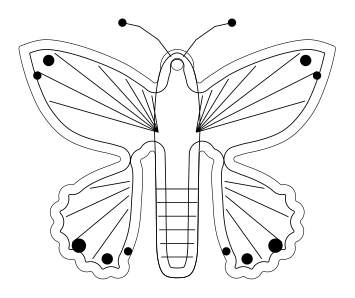

Write the Python code that produced this figure.
#!/usr/bin/env python3
"""
Parametric board outline and silkscreen artwork for the Twinkling Butterfly.

The silhouette is three Catmull-Rom splines -- forewing, hindwing, body --
unioned and mirrored about x = 0, with scallops added along the hindwing's
outer margin and the whole thing filleted so a router can follow it.

The wings and body are separated by SILKSCREEN, not by cut-outs: veins, a
marginal band and the body outline.  A 3 mm slot between body and wing kept
closing under the fillet and would have blocked every trace heading out to the
hindwing pixels, so the copper stays one solid piece and the butterfly is drawn
on top of it.

Outputs, written next to this script:
    butterfly_outline.svg        1:1 drawing including the silkscreen art
    butterfly_outline.dxf        KiCad: File > Import > Graphics... (R12, mm)
    butterfly_edge_cuts.txt      gr_line/gr_circle s-expressions for a .kicad_pcb
    butterfly_placement.json     metrics, fit checks, suggested part centres
    butterfly_preview.png        annotated preview

Board coordinates: (0,0) at the centre of the thorax, +X right, +Y up.  The
KiCad exporters flip Y and offset to the page origin.
"""
import json, math
from shapely.geometry import Polygon, Point, LineString
from shapely.ops import unary_union
from shapely import affinity

# ------------------------------------------------------------- silhouette
FOREWING = [(4.0, 18.0), (11.0, 25.5), (23.0, 31.0), (34.0, 33.5), (41.0, 32.0),
            (41.8, 30.6), (39.5, 22.0), (35.5, 13.5), (29.0, 7.0), (19.0, 3.6), (8.0, 2.8)]
HINDWING = [(10.0, 1.5), (18.5, 0.0), (27.0, -4.5), (32.0, -12.0), (30.5, -21.0),
            (23.0, -27.0), (15.5, -28.0), (11.0, -20.0), (9.5, -10.0)]
BODY = [(0, 30.0), (3.4, 27.5), (5.2, 22.0), (6.0, 13.0), (5.8, 3.0), (5.6, -7.0),
        (5.5, -16.0), (5.2, -24.0), (3.6, -28.5), (0, -29.5),
        (-3.6, -28.5), (-5.2, -24.0), (-5.5, -16.0), (-5.6, -7.0), (-5.8, 3.0),
        (-6.0, 13.0), (-5.2, 22.0), (-3.4, 27.5)]
HEAD = dict(x=0.0, y=26.5, r=4.4)

SCALLOP_CENTRE = (17.5, -13.5)   # scallops are placed around this point
SCALLOP_R = 3.0
SCALLOP_N = 6
SCALLOP_ARC = (-100, 28)         # degrees, outer margin only
FILLET = 0.8                     # rounds every join; also the min concave radius
SEG_LEN = 0.40                   # max exported straight segment
HANG_HOLE = dict(x=0.0, y=27.0, d=3.2)

# ------------------------------------------------------- silkscreen artwork
SILK_W = 0.22
MARGIN_BAND = 2.6                # inner line, offset in from the board edge
FOREWING_ROOT = (5.0, 9.0)
HINDWING_ROOT = (7.0, -3.0)
FOREWING_VEINS = 7
HINDWING_VEINS = 6
VEIN_STOP = 3.4                  # veins stop this far short of the board edge
ABDOMEN_SEGMENTS = 6
ANTENNA = [(1.6, 29.0), (5.0, 33.5), (10.0, 37.0), (14.5, 38.0)]
ANTENNA_CLUB = 1.1
SPOTS = [  # (x, y, r) on the right half, mirrored
    (34.0, 28.0, 1.5), (37.0, 24.0, 1.1),
    (26.0, -21.0, 1.9), (18.5, -24.5, 1.5), (13.0, -22.5, 1.1),
]

PLACEMENT = [
    dict(ref="BT1a", what="LIR2032 holder (back)", x=-22.0, y=17.0, r=11.0),
    dict(ref="BT1b", what="LIR2032 holder (back)", x=22.0, y=17.0, r=11.0),
    dict(ref="U1",   what="ESP32-C3FH4 (back)",    x=0.0,  y=10.0, r=5.0),
    dict(ref="U5",   what="FT231XS (back)",        x=0.0,  y=0.0,  r=4.5),
    dict(ref="J1",   what="USB-C, overhangs edge", x=0.0,  y=-24.0, r=4.8),
    dict(ref="SW1",  what="slide switch (SMD)",    x=-21.0, y=-14.0, r=4.5),
    dict(ref="C26",  what="470 uF bulk, next to D4", x=21.0, y=-14.0, r=4.5),
    dict(ref="D1",   what="WS2812B",  x=-14.0, y=22.0, r=3.2),
    dict(ref="D2",   what="WS2812B",  x=-30.0, y=20.0, r=3.2),
    dict(ref="D3",   what="WS2812B",  x=-28.0, y=-20.0, r=3.2),
    dict(ref="D4",   what="WS2812B",  x=28.0, y=-20.0, r=3.2),
    dict(ref="D5",   what="WS2812B",  x=30.0, y=20.0, r=3.2),
    dict(ref="D6",   what="WS2812B",  x=14.0, y=22.0, r=3.2),
    dict(ref="D7",   what="charge LED", x=0.0, y=-16.0, r=2.2),
]


def catmull(points, n=30):
    P = [points[-1]] + list(points) + [points[0], points[1]]
    out = []
    for i in range(len(P) - 3):
        p0, p1, p2, p3 = P[i:i + 4]
        for j in range(n):
            t = j / n; t2 = t * t; t3 = t2 * t
            out.append((
                0.5 * (2*p1[0] + (-p0[0]+p2[0])*t + (2*p0[0]-5*p1[0]+4*p2[0]-p3[0])*t2
                       + (-p0[0]+3*p1[0]-3*p2[0]+p3[0])*t3),
                0.5 * (2*p1[1] + (-p0[1]+p2[1])*t + (2*p0[1]-5*p1[1]+4*p2[1]-p3[1])*t2
                       + (-p0[1]+3*p1[1]-3*p2[1]+p3[1])*t3)))
    return out


def build():
    fore = Polygon(catmull(FOREWING)).buffer(0)
    hind = Polygon(catmull(HINDWING, 40)).buffer(0)
    body = Polygon(catmull(BODY)).buffer(0)

    cx, cy = SCALLOP_CENTRE
    margin = [(x, y) for x, y in hind.exterior.coords
              if SCALLOP_ARC[0] <= math.degrees(math.atan2(y - cy, x - cx)) <= SCALLOP_ARC[1]
              and x >= cx - 3.0]
    if margin:
        step = max(1, len(margin) // SCALLOP_N)
        for i in range(0, len(margin), step):
            x, y = margin[i]
            v = math.hypot(x - cx, y - cy) or 1.0
            hind = unary_union([hind, Point(x - (x - cx) / v * 1.4,
                                            y - (y - cy) / v * 1.4
                                            ).buffer(SCALLOP_R, quad_segs=40)])

    right = unary_union([fore, hind])
    shape = unary_union([right, affinity.scale(right, xfact=-1, origin=(0, 0)), body,
                         Point(HEAD["x"], HEAD["y"]).buffer(HEAD["r"], quad_segs=64)])
    f = FILLET
    shape = (shape.buffer(f, quad_segs=96, join_style=1)
                  .buffer(-2 * f, quad_segs=96, join_style=1)
                  .buffer(f, quad_segs=96, join_style=1))
    if shape.geom_type == "MultiPolygon":
        shape = max(shape.geoms, key=lambda g: g.area)
    return Polygon(shape.exterior)


def resample(poly, seg_len=SEG_LEN):
    ring = list(poly.exterior.coords)
    out = []
    for (x0, y0), (x1, y1) in zip(ring, ring[1:]):
        n = max(1, math.ceil(math.hypot(x1 - x0, y1 - y0) / seg_len))
        out += [(x0 + (x1 - x0) * i / n, y0 + (y1 - y0) * i / n) for i in range(n)]
    out.append(out[0])
    return out


# --------------------------------------------------------------- silkscreen
def silk_polylines(poly):
    """Every silkscreen element, as a list of point lists (open polylines)."""
    out = []

    # marginal band: the board edge brought inward
    band = poly.buffer(-MARGIN_BAND, quad_segs=48)
    for g in (band.geoms if band.geom_type == "MultiPolygon" else [band]):
        if g.is_empty:
            continue
        out.append([(round(x, 3), round(y, 3)) for x, y in g.exterior.coords])

    # wing veins, fanned from each wing root out to just short of the edge
    # keep every piece: eroding past the wing-root pinch splits the board, and
    # discarding the small pieces is what loses the hindwing veins
    inner = poly.buffer(-VEIN_STOP, quad_segs=48)
    veins = []
    for root, count, a0, a1 in ((FOREWING_ROOT, FOREWING_VEINS, 16, 80),
                                (HINDWING_ROOT, HINDWING_VEINS, -84, -10)):
        for k in range(count):
            a = math.radians(a0 + (a1 - a0) * k / (count - 1))
            ray = LineString([root, (root[0] + math.cos(a) * 90, root[1] + math.sin(a) * 90)])
            hit = ray.intersection(inner)
            if hit.is_empty:
                continue
            segs = list(hit.geoms) if hit.geom_type == "MultiLineString" else [hit]
            # the piece that actually starts at the wing root, not one further out
            seg = min(segs, key=lambda g: Point(root).distance(g))
            pts = list(seg.coords)
            if len(pts) < 2 or seg.length < 6.0:
                continue
            veins.append(((pts[0][0], pts[0][1]), (pts[-1][0], pts[-1][1])))
    for (ax_, ay), (bx, by) in veins:
        out.append([(round(ax_, 3), round(ay, 3)), (round(bx, 3), round(by, 3))])
        out.append([(round(-ax_, 3), round(ay, 3)), (round(-bx, 3), round(by, 3))])

    # body: outline plus abdomen segments
    out.append([(round(x, 3), round(y, 3)) for x, y in Polygon(catmull(BODY)).exterior.coords])
    for i in range(ABDOMEN_SEGMENTS):
        y = -6.0 - i * 3.6
        hw = 5.6 - i * 0.28
        out.append([(-hw, y), (hw, y)])

    # antennae, clubbed at the tip
    out.append([(round(x, 3), round(y, 3)) for x, y in ANTENNA])
    out.append([(round(-x, 3), round(y, 3)) for x, y in ANTENNA])
    return out


def silk_circles():
    """(x, y, r) filled-looking spots, mirrored, plus the antenna clubs."""
    out = []
    for x, y, r in SPOTS:
        out += [(x, y, r), (-x, y, r)]
    out += [(ANTENNA[-1][0], ANTENNA[-1][1], ANTENNA_CLUB),
            (-ANTENNA[-1][0], ANTENNA[-1][1], ANTENNA_CLUB)]
    return out


# ---------------------------------------------------------------- exporters
def _line(x0, y0, x1, y1, layer, width, origin):
    ox, oy = origin
    return (f'\t(gr_line\n\t\t(start {ox+x0:.4f} {oy-y0:.4f})\n'
            f'\t\t(end {ox+x1:.4f} {oy-y1:.4f})\n'
            f'\t\t(stroke\n\t\t\t(width {width})\n\t\t\t(type default)\n\t\t)\n'
            f'\t\t(layer "{layer}")\n\t)')


def _circle(x, y, r, layer, width, origin, fill="none"):
    ox, oy = origin
    return (f'\t(gr_circle\n\t\t(center {ox+x:.4f} {oy-y:.4f})\n'
            f'\t\t(end {ox+x+r:.4f} {oy-y:.4f})\n'
            f'\t\t(stroke\n\t\t\t(width {width})\n\t\t\t(type default)\n\t\t)\n'
            f'\t\t(fill {fill})\n\t\t(layer "{layer}")\n\t)')


def edge_cuts(pts, origin=(148.5, 105.0), width=0.1):
    out = [_line(a[0], a[1], b[0], b[1], "Edge.Cuts", width, origin)
           for a, b in zip(pts, pts[1:])]
    out.append(_circle(HANG_HOLE["x"], HANG_HOLE["y"], HANG_HOLE["d"] / 2,
                       "Edge.Cuts", width, origin))
    return out


def silk(poly, origin=(148.5, 105.0)):
    out = []
    for pl in silk_polylines(poly):
        for a, b in zip(pl, pl[1:]):
            out.append(_line(a[0], a[1], b[0], b[1], "F.SilkS", SILK_W, origin))
    for x, y, r in silk_circles():
        out.append(_circle(x, y, r, "F.SilkS", SILK_W, origin, fill="solid"))
    return out


def write_svg(pts, poly, path, pad=5.0):
    xs = [p[0] for p in pts]; ys = [p[1] for p in pts]
    minx, maxx = min(xs + [-16]), max(xs + [16])
    miny, maxy = min(ys), max(ys + [39])
    w = maxx - minx + 2 * pad; h = maxy - miny + 2 * pad
    ox = -minx + pad; oy = maxy + pad
    parts = ['M ' + ' L '.join(f"{x+ox:.3f},{oy-y:.3f}" for x, y in pts) + ' Z']
    silkd = []
    for pl in silk_polylines(poly):
        silkd.append('M ' + ' L '.join(f"{x+ox:.3f},{oy-y:.3f}" for x, y in pl))
    hh = HANG_HOLE
    circles = "".join(
        f'<circle cx="{x+ox:.3f}" cy="{oy-y:.3f}" r="{r:.3f}" fill="#000"/>'
        for x, y, r in silk_circles())
    open(path, "w").write(
        f'<svg xmlns="http://www.w3.org/2000/svg" width="{w:.2f}mm" height="{h:.2f}mm" '
        f'viewBox="0 0 {w:.3f} {h:.3f}">\n'
        f'  <path d="{parts[0]}" fill="none" stroke="#000" stroke-width="0.15"/>\n'
        f'  <circle cx="{hh["x"]+ox:.3f}" cy="{oy-hh["y"]:.3f}" r="{hh["d"]/2:.3f}" '
        f'fill="none" stroke="#000" stroke-width="0.15"/>\n'
        f'  <path d="{" ".join(silkd)}" fill="none" stroke="#000" '
        f'stroke-width="{SILK_W}"/>\n  {circles}\n</svg>\n')


def write_dxf(pts, path):
    """Minimal R12 DXF: one closed POLYLINE plus the hang hole as a CIRCLE.

    Written by hand rather than through a library so the file is deterministic --
    DXF writers stamp a save time and fresh GUIDs into every file, which makes the
    repo show a spurious change every time the generator runs.
    """
    def rec(code, value):
        return f"{code:>3}\n{value}\n"

    out = [rec(0, "SECTION"), rec(2, "ENTITIES"),
           rec(0, "POLYLINE"), rec(8, "EdgeCuts"), rec(66, 1),
           rec(70, 1), rec(10, "0.0"), rec(20, "0.0"), rec(30, "0.0")]
    for x, y in pts[:-1]:
        out += [rec(0, "VERTEX"), rec(8, "EdgeCuts"),
                rec(10, f"{x:.4f}"), rec(20, f"{y:.4f}"), rec(30, "0.0")]
    out += [rec(0, "SEQEND"), rec(8, "EdgeCuts")]
    out += [rec(0, "CIRCLE"), rec(8, "EdgeCuts"),
            rec(10, f"{HANG_HOLE['x']:.4f}"), rec(20, f"{HANG_HOLE['y']:.4f}"),
            rec(30, "0.0"), rec(40, f"{HANG_HOLE['d'] / 2:.4f}")]
    out += [rec(0, "ENDSEC"), rec(0, "EOF")]
    open(path, "w", newline="\n").write("".join(out))


def write_preview(poly, pts, path, show_parts=True):
    import matplotlib; matplotlib.use("Agg")
    import matplotlib.pyplot as plt
    fig, ax = plt.subplots(figsize=(8.5, 7.2), dpi=170)
    xs = [p[0] for p in pts]; ys = [p[1] for p in pts]
    ax.fill(xs, ys, facecolor="#155244", edgecolor="#c9a227", linewidth=1.4, zorder=1)
    for pl in silk_polylines(poly):
        ax.plot([p[0] for p in pl], [p[1] for p in pl],
                color="#f2efe6", lw=0.8, zorder=3)
    for x, y, r in silk_circles():
        ax.add_patch(plt.Circle((x, y), r, color="#f2efe6", zorder=3))
    ax.add_patch(plt.Circle((HANG_HOLE["x"], HANG_HOLE["y"]), HANG_HOLE["d"] / 2,
                            facecolor="white", edgecolor="#c9a227", lw=1, zorder=4))
    if show_parts:
        for p in PLACEMENT:
            col = "#ffd166" if p["ref"].startswith("D") else "#8ecae6"
            ax.add_patch(plt.Circle((p["x"], p["y"]), p["r"], fill=False,
                                    edgecolor=col, linestyle="--", lw=0.9, zorder=5))
            ax.annotate(p["ref"], (p["x"], p["y"]), color=col, fontsize=6,
                        ha="center", va="center", zorder=6)
    minx, miny, maxx, maxy = poly.bounds
    ax.set_aspect("equal"); ax.grid(alpha=.15, lw=.4)
    ax.set_title(f"Twinkling Butterfly — {maxx-minx:.1f} x {maxy-miny:.1f} mm, "
                 f"{poly.area:.0f} mm²", fontsize=10)
    ax.set_xlabel("mm"); ax.set_ylabel("mm")
    fig.tight_layout(); fig.savefig(path, facecolor="white"); plt.close(fig)


def min_board_width(poly):
    for t in [i / 10 for i in range(3, 41)]:
        e = poly.buffer(-t)
        if e.is_empty or e.geom_type == "MultiPolygon":
            return round(2 * t, 1)
    return None


def fit_report(poly):
    rows = []
    for p in PLACEMENT:
        disc = Point(p["x"], p["y"]).buffer(p["r"], quad_segs=64)
        rows.append(dict(ref=p["ref"], what=p["what"], x=p["x"], y=p["y"],
                         clearance_r_mm=p["r"], fits=bool(poly.contains(disc)),
                         margin_mm=round(poly.exterior.distance(Point(p["x"], p["y"])) - p["r"], 2)))
    return rows


if __name__ == "__main__":
    poly = build()
    pts = resample(poly)
    write_svg(pts, poly, "butterfly_outline.svg")
    write_dxf(pts, "butterfly_outline.dxf")
    geom = edge_cuts(pts) + silk(poly)
    open("butterfly_edge_cuts.txt", "w").write("\n".join(geom) + "\n")
    write_preview(poly, pts, "butterfly_preview.png")
    write_preview(poly, pts, "butterfly_artwork.png", show_parts=False)
    minx, miny, maxx, maxy = poly.bounds
    rpt = dict(span_mm=round(maxx - minx, 2), height_mm=round(maxy - miny, 2),
               area_mm2=round(poly.area, 1), edge_segments=len(pts) - 1,
               silk_primitives=len(geom) - len(pts) + 1,
               min_board_width_mm=min_board_width(poly),
               min_concave_radius_mm=FILLET, hang_hole=HANG_HOLE,
               placement=fit_report(poly))
    open("butterfly_placement.json", "w").write(json.dumps(rpt, indent=2))
    bad = [r["ref"] for r in rpt["placement"] if not r["fits"]]
    print(json.dumps({k: rpt[k] for k in
                      ("span_mm", "height_mm", "area_mm2", "edge_segments",
                       "silk_primitives", "min_board_width_mm")}, indent=2))
    print("parts that do NOT fit:", bad or "none")
